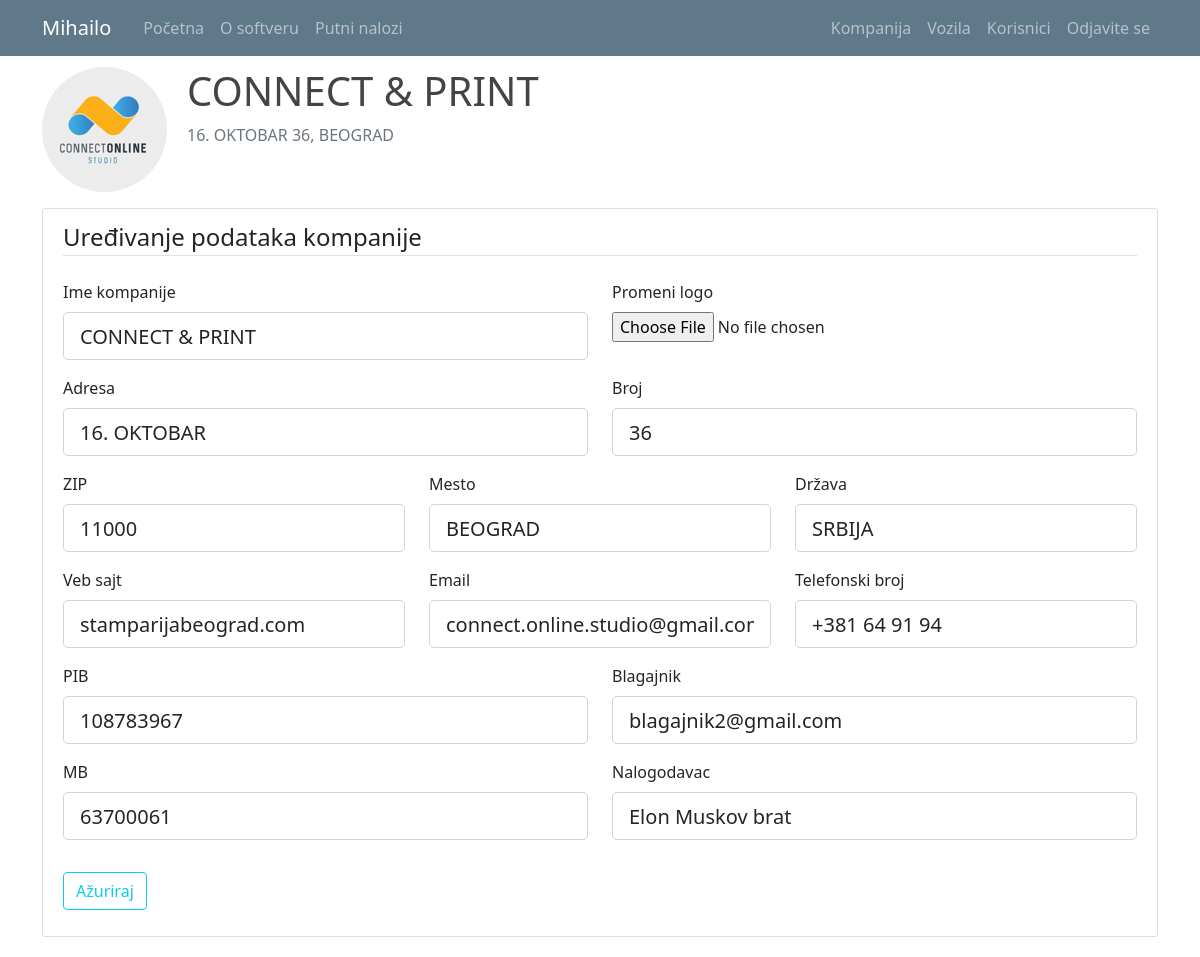
Before: /company/3 (signed in) with the older database file.
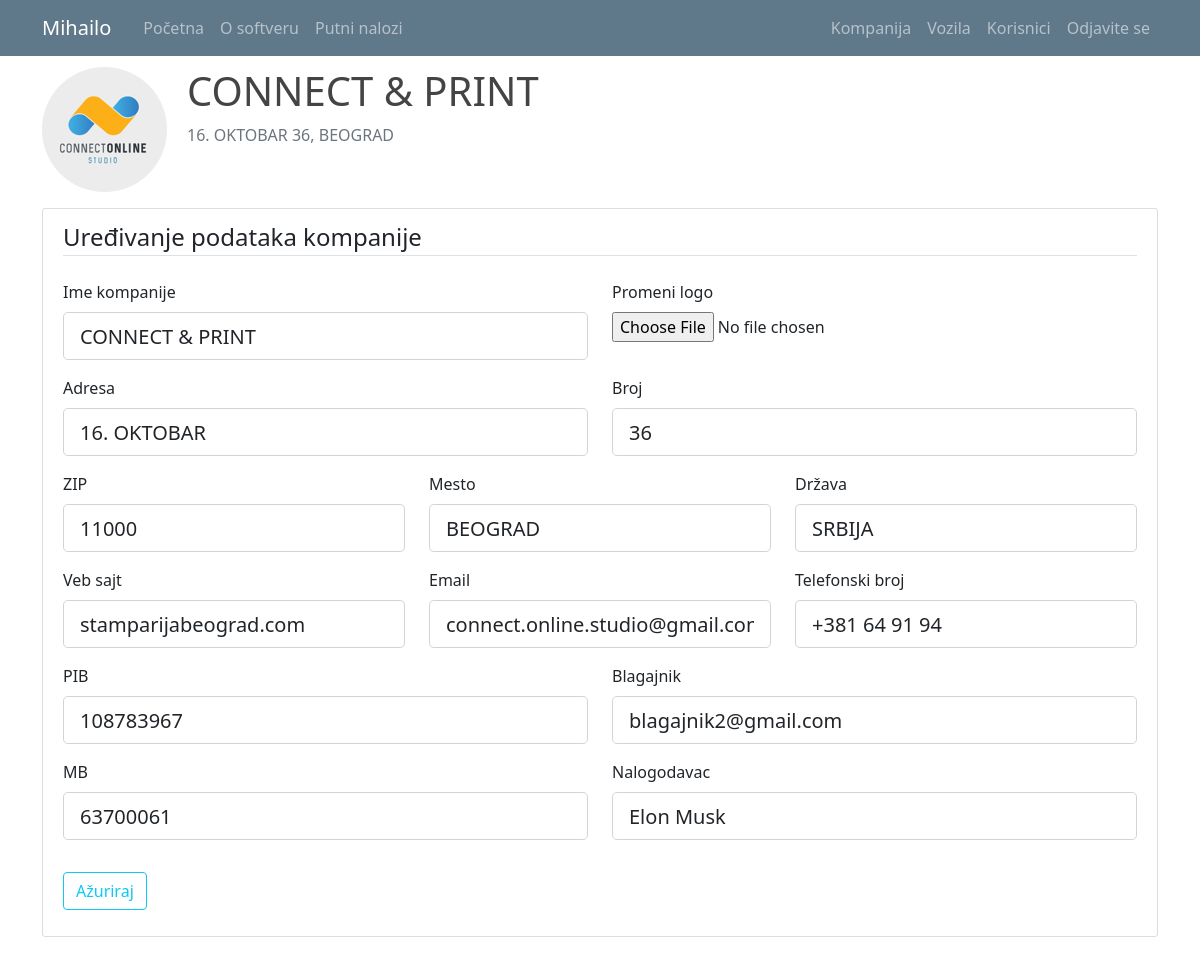
After: the same page with the newer database file.
### putninalozi/models.py (models this page shows, shortened)
class Company(db.Model):
    id = db.Column(db.Integer, primary_key=True)
    companyname = db.Column(db.String(20), unique=True, nullable=False)
    company_address = db.Column(db.String(20), unique=False, nullable=False)
    company_address_number = db.Column(db.Integer, nullable=False)
    company_zip_code = db.Column(db.Integer, nullable=False)
    company_city = db.Column(db.String(20), unique=False, nullable=False)
    company_state = db.Column(db.String(20), unique=False, nullable=False)
    company_pib = db.Column(db.Integer, nullable=False)
    company_mb = db.Column(db.Integer, nullable=False)
    company_site = db.Column(db.String(20), unique=True, nullable=False) #vidi imali neki model tipa db.Link()
    company_mail = db.Column(db.String(120), unique=True, nullable=False)
    company_phone = db.Column(db.Integer, nullable=False)
    company_logo = db.Column(db.String(60), nullable=False)
    cashier_email = db.Column(db.String(120), unique=True, nullable=False) #mejl blagajnika koji će se koristiti kada se zatvrori nalog da pošalje pdf sa preračunatim računima i potrebnoj uplati
    CEO = db.Column(db.String(120), nullable=False) #ime i prezime direkora (osobe) koji odobrava putovanje, akontaciju ...
    users = db.relationship('User', backref='user_company', lazy=True)
    vehicles = db.relationship('Vehicle', backref='vehicle_company', lazy=True)
    travelwarrants = db.relationship('TravelWarrant', backref='travelwarrant_company', lazy=True)

### putninalozi/companys/routes.py (the view)
@companys.route("/company/<int:company_id>", methods=['GET', 'POST'])
def company_profile(company_id): #ovo je funkcija za editovanje user-a
    company = Company.query.get_or_404(company_id)
    if not current_user.is_authenticated:
        flash('Da bi ste pristupili ovoj stranici treba da budete ulogovani.', 'danger')
        return redirect(url_for('users.login'))
    elif current_user.authorization != 's_admin' and current_user.authorization != 'c_admin':
        abort(403)
    elif current_user.user_company.id != company.id and current_user.authorization != 's_admin':
        abort(403)
    form = EditCompanyForm()
    if form.validate_on_submit():
        if form.company_logo.data:
            picture_file = save_picture(form.company_logo.data)
            company.company_logo=picture_file
        company.companyname=form.companyname.data
        company.company_address=form.company_address.data
        company.company_address_number=form.company_address_number.data
        company.company_zip_code=form.company_zip_code.data
        company.company_city=form.company_city.data
        company.company_state=form.company_state.data
        company.company_pib=form.company_pib.data
        company.company_mb=form.company_mb.data
        company.company_site=form.company_site.data
        company.company_mail=form.company_mail.data
        company.company_phone=form.company_phone.data
        company.cashier_email=form.cashier_email.data
        company.CEO=form.CEO.data
        db.session.commit()
        flash('Podaci kompanije su ažurirani.', 'success')
        return redirect(url_for('companys.company_list', title='Kompanije', companys=companys))
    elif request.method == 'GET':
        form.companyname.data=company.companyname
        form.company_address.data=company.company_address
        form.company_address_number.data=company.company_address_number
        form.company_zip_code.data=company.company_zip_code
        form.company_city.data=company.company_city
        form.company_state.data=company.company_state
        form.company_pib.data=company.company_pib
        form.company_mb.data=company.company_mb
        form.company_site.data=company.company_site
        form.company_mail.data=company.company_mail
        form.company_phone.data=company.company_phone
        form.cashier_email.data=company.cashier_email
        form.CEO.data=company.CEO
        form.company_logo.data=company.company_logo
    image_file = url_for('static', filename='company_logos/' + company.company_logo)
    print(image_file)
    return render_template('company.html', title='Uređivanje podataka kompanije', company=company, form=form, legend='Uređivanje podataka kompanije', image_file=image_file)

### putninalozi/models.py (called while the page is built)
@login_manager.user_loader
def load_user(user_id):
    return User.query.get(int(user_id))

### putninalozi/templates/company.html (shortened to what the changed rows need)
{% extends "layout.html" %}
{% block content %}
<div class="media">
  <div class="media-body">
    <h2 class="account-heading">{{ company.companyname }}</h2>
    <p class="text-secondary text-muted">{{ company.company_address }} {{ company.company_address_number }}, {{ company.company_city }}</p>
  </div>
</div>
<div class="content-section">
    <form method="POST" action="" enctype="multipart/form-data">
        <fieldset class="form-group">
            <div class="row">
              <div class="col form-group">
                  {{ form.companyname.label(class="form-control-label") }}
                  {% if form.companyname.errors %}
                      {{ form.companyname(class="form-control form-control-lg is-invalid") }}
                      <div class="invalid-feedback">
                          {% for error in form.companyname.errors %}
                              <span>{{ error }}</span>
                          {% endfor %}
                      </div>
                  {% else %}
                      {{ form.companyname(class="form-control form-control-lg") }}
                  {% endif %}
              </div>
              <div class="col form-group">
                {{ form.company_logo.label() }}
                {{ form.company_logo(class="form-control-file") }}
              </div>
            </div>
            <div class="row">
              <div class="col form-group">
                  {{ form.company_address.label(class="form-control-label") }}
                  {% if form.company_address.errors %}
                      {{ form.company_address(class="form-control form-control-lg is-invalid") }}
                      <div class="invalid-feedback">
                          {% for error in form.company_address.errors %}
                              <span>{{ error }}</span>
                          {% endfor %}
                      </div>
                  {% else %}
                      {{ form.company_address(class="form-control form-control-lg") }}
                  {% endif %}
              </div>
              <div class="col form-group">
                  {{ form.company_address_number.label(class="form-control-label") }}
                  {% if form.company_address_number.errors %}
                      {{ form.company_address_number(class="form-control form-control-lg is-invalid") }}
                      <div class="invalid-feedback">
                          {% for error in form.company_address_number.errors %}
                              <span>{{ error }}</span>
                          {% endfor %}
                      </div>
                  {% else %}
                      {{ form.company_address_number(class="form-control form-control-lg") }}
                  {% endif %}
              </div>
            </div>
            <div class="row">
              <div class="col form-group">
                  {{ form.company_zip_code.label(class="form-control-label") }}
                  {% if form.company_zip_code.errors %}
                      {{ form.company_zip_code(class="form-control form-control-lg is-invalid") }}
                      <div class="invalid-feedback">
                          {% for error in form.company_zip_code.errors %}
                              <span>{{ error }}</span>
                          {% endfor %}
                      </div>
                  {% else %}
                      {{ form.company_zip_code(class="form-control form-control-lg") }}
                  {% endif %}
              </div>
              <div class="col form-group">
                  {{ form.company_city.label(class="form-control-label") }}
                  {% if form.company_city.errors %}
                      {{ form.company_city(class="form-control form-control-lg is-invalid") }}
                      <div class="invalid-feedback">
                          {% for error in form.company_city.errors %}
                              <span>{{ error }}</span>
                          {% endfor %}
                      </div>
                  {% else %}
                      {{ form.company_city(class="form-control form-control-lg") }}
                  {% endif %}
              </div>
              <div class="col form-group">
                  {{ form.company_state.label(class="form-control-label") }}
                  {% if form.company_state.errors %}
                      {{ form.company_state(class="form-control form-control-lg is-invalid") }}
                      <div class="invalid-feedback">
                          {% for error in form.company_state.errors %}
                              <span>{{ error }}</span>
                          {% endfor %}
                      </div>
                  {% else %}
                      {{ form.company_state(class="form-control form-control-lg") }}
                  {% endif %}
              </div>
            </div>
            <div class="row">
              <div class="col form-group">
                  {{ form.company_site.label(class="form-control-label") }}
                  {% if form.company_site.errors %}
                      {{ form.company_site(class="form-control form-control-lg is-invalid") }}
                      <div class="invalid-feedback">
                          {% for error in form.company_site.errors %}
                              <span>{{ error }}</span>
                          {% endfor %}
                      </div>
                  {% else %}
                      {{ form.company_site(class="form-control form-control-lg") }}
                  {% endif %}
              </div>
              <div class="col form-group">
                  {{ form.company_mail.label(class="form-control-label") }}
                  {% if form.company_mail.errors %}
                      {{ form.company_mail(class="form-control form-control-lg is-invalid") }}
                      <div class="invalid-feedback">
                          {% for error in form.company_mail.errors %}
                              <span>{{ error }}</span>
                          {% endfor %}
                      </div>
                  {% else %}
                      {{ form.company_mail(class="form-control form-control-lg") }}
                  {% endif %}
              </div>
              <div class="col form-group">
                  {{ form.company_phone.label(class="form-control-label") }}
                  {% if form.company_phone.errors %}
                      {{ form.company_phone(class="form-control form-control-lg is-invalid") }}
                      <div class="invalid-feedback">
                          {% for error in form.company_phone.errors %}
                              <span>{{ error }}</span>
                          {% endfor %}
                      </div>
                  {% else %}
                      {{ form.company_phone(class="form-control form-control-lg") }}
                  {% endif %}
              </div>
            </div>
            <div class="row">
              <div class="col form-group">
                  {{ form.company_pib.label(class="form-control-label") }}
                  {% if form.company_pib.errors %}
                      {{ form.company_pib(class="form-control form-control-lg is-invalid") }}
                      <div class="invalid-feedback">
                          {% for error in form.company_pib.errors %}
                              <span>{{ error }}</span>
                          {% endfor %}
                      </div>
                  {% else %}
                      {{ form.company_pib(class="form-control form-control-lg") }}
                  {% endif %}
              </div>
              <div class="col form-group">
                  {{ form.cashier_email.label(class="form-control-label") }}
                  {% if form.cashier_email.errors %}
                      {{ form.cashier_email(class="form-control form-control-lg is-invalid") }}
                      <div class="invalid-feedback">
                          {% for error in form.cashier_email.errors %}
                              <span>{{ error }}</span>
                          {% endfor %}
                      </div>
                  {% else %}
                      {{ form.cashier_email(class="form-control form-control-lg") }}
                  {% endif %}
              </div>
            </div>
            <div class="row">
              <div class="col form-group">
                  {{ form.company_mb.label(class="form-control-label") }}
                  {% if form.company_mb.errors %}
                      {{ form.company_mb(class="form-control form-control-lg is-invalid") }}
                      <div class="invalid-feedback">
                          {% for error in form.company_mb.errors %}
                              <span>{{ error }}</span>
                          {% endfor %}
                      </div>
                  {% else %}
                      {{ form.company_mb(class="form-control form-control-lg") }}
                  {% endif %}
              </div>
              <div class="col form-group">
                  {{ form.CEO.label(class="form-control-label") }}
                  {% if form.CEO.errors %}
                      {{ form.CEO(class="form-control form-control-lg is-invalid") }}
                      <div class="invalid-feedback">
                          {% for error in form.CEO.errors %}
                              <span>{{ error }}</span>
                          {% endfor %}
                      </div>
                  {% else %}
                      {{ form.CEO(class="form-control form-control-lg") }}
                  {% endif %}
              </div>
            </div>
        </fieldset>
      </form>
    </div>
{% endblock content%}

Changed rows visible on the page:
changed Company "CONNECT & PRINT": CEO "Elon Muskov brat" → "Elon Musk"
